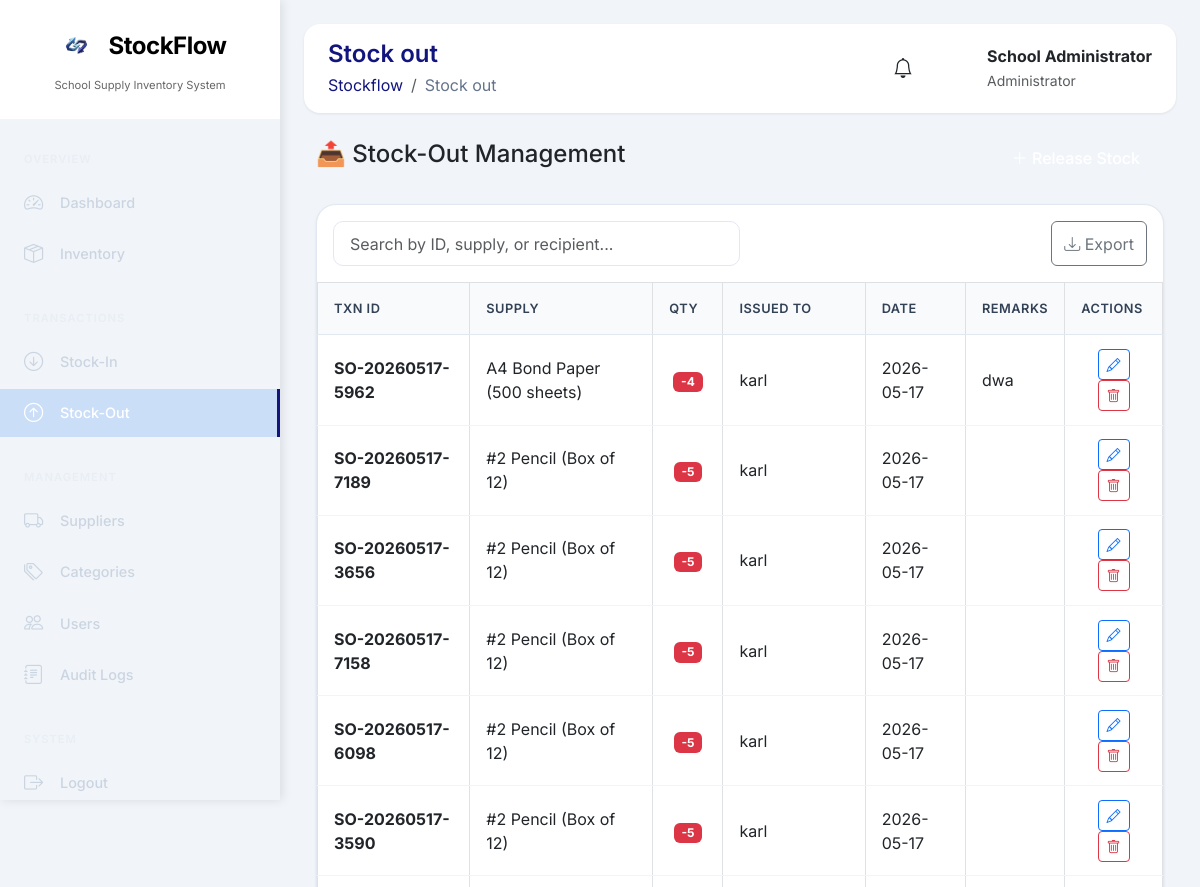
/index.php?page=stock_out (signed in, upper part), run on an earlier commit of the app's database.
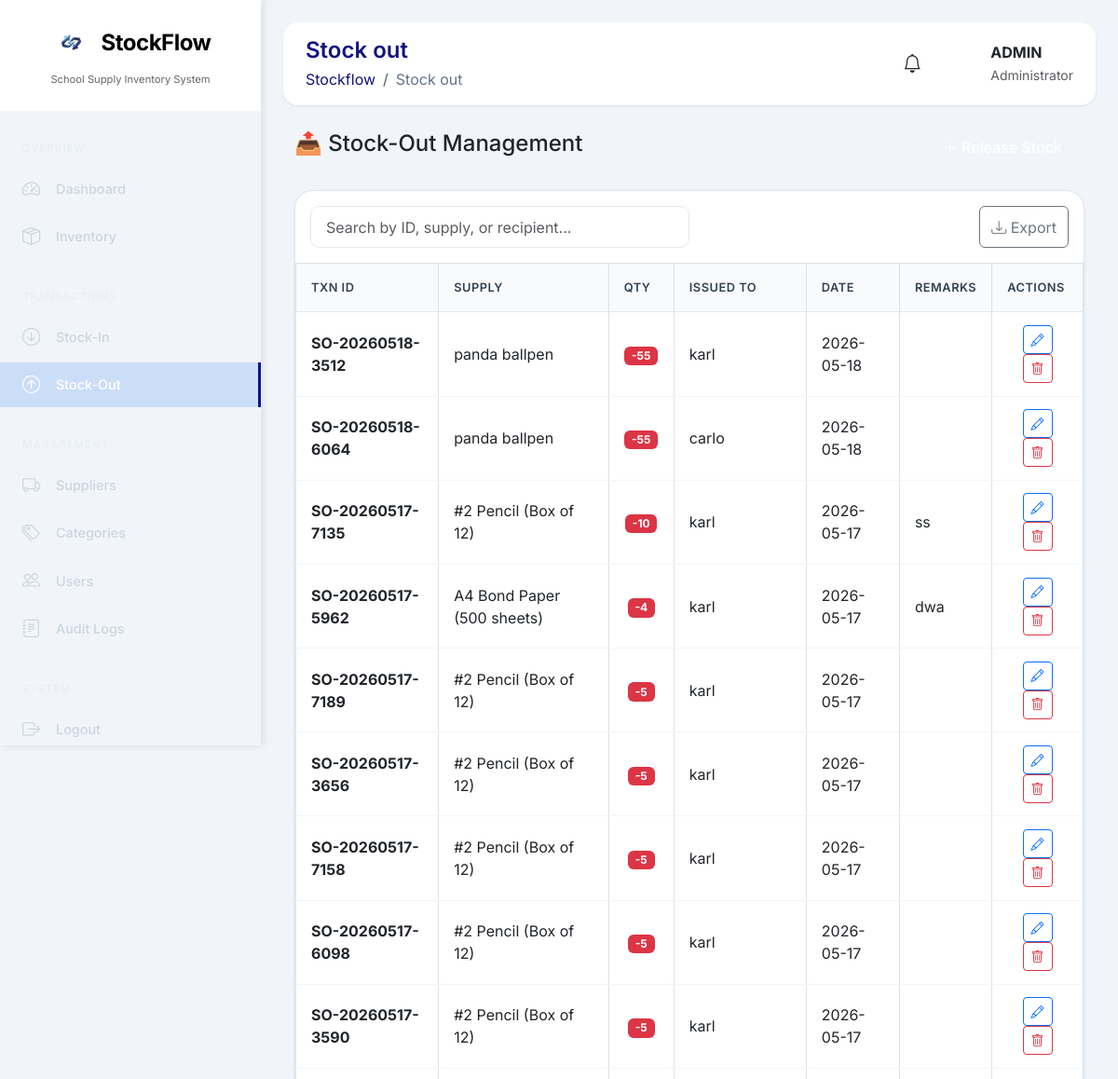
And on a later commit of the database.
### tables this page shows
CREATE TABLE `stock_out` (
  `id` int(11) NOT NULL,
  `transaction_no` varchar(20) NOT NULL,
  `supply_id` int(11) DEFAULT NULL,
  `quantity` int(11) NOT NULL,
  `issued_to` varchar(100) NOT NULL COMMENT 'Student name, Teacher name, or Department',
  `remarks` text DEFAULT NULL,
  `issued_by` int(11) DEFAULT NULL,
  `date_issued` date NOT NULL,
  `created_at` timestamp NOT NULL DEFAULT current_timestamp()
);

CREATE TABLE `school_supplies` (
  `id` int(11) NOT NULL,
  `supply_code` varchar(50) NOT NULL,
  `supply_name` varchar(200) NOT NULL,
  `category_id` int(11) DEFAULT NULL,
  `supplier_id` int(11) DEFAULT NULL,
  `quantity` int(11) DEFAULT 0,
  `unit_price` decimal(10,2) DEFAULT NULL,
  `description` text DEFAULT NULL,
  `status` enum('In Stock','Low Stock','Out of Stock') DEFAULT 'In Stock',
  `low_stock_threshold` int(11) DEFAULT 10,
  `location` varchar(100) DEFAULT NULL COMMENT 'Storage location (e.g., Cabinet A1, Shelf 2)',
  `created_at` timestamp NOT NULL DEFAULT current_timestamp(),
  `updated_at` timestamp NOT NULL DEFAULT current_timestamp() ON UPDATE current_timestamp()
);

### index.php (called while the page is built, shortened)
<?php
require_once 'backend/database.php';
$page = isset($_GET['page']) ? $_GET['page'] : 'dashboard';
$allowed_pages = ['dashboard', 'inventory', 'categories', 'suppliers', 'stock_in', 'stock_out', 'users', 'audit_logs', 'notifications'];
$page = in_array($page, $allowed_pages) ? $page : 'dashboard';
?>
<?php include 'frontend/includes/header.php'; ?>
<?php
$page_file = 'frontend/' . $page . '.php';
if (file_exists($page_file)) {
    include $page_file;
} else {
    include 'frontend/dashboard.php';
}
?>
<?php include 'frontend/includes/footer.php'; ?>

### backend/database.php (called while the page is built, shortened)
<?php
function escape($string) {
    return htmlspecialchars($string, ENT_QUOTES, 'UTF-8');
}
?>

### frontend/stock_out.php (the view, shortened to what the changed rows need)
<?php
$stmt = $pdo->query("SELECT so.*, s.supply_name
                     FROM stock_out so
                     JOIN school_supplies s ON so.supply_id = s.id
                     ORDER BY so.created_at DESC");
$stock_out_records = $stmt->fetchAll();
?>
<link href="https://cdn.jsdelivr.net/npm/sweetalert2@11/dist/sweetalert2.min.css" rel="stylesheet">
<div class="container-fluid">
    <div class="data-table">
        <div class="table-responsive">
            <table class="table table-bordered table-hover" id="stockOutTable">
                <thead class="table-light">
                    <tr>
                        <th>TXN ID</th>
                        <th>SUPPLY</th>
                        <th>QTY</th>
                        <th>ISSUED TO</th>
                        <th>DATE</th>
                        <th>REMARKS</th>
                        <th>ACTIONS</th>
                    </tr>
                </thead>
                <tbody>
                    <?php if (empty($stock_out_records)): ?>
                    <tr class="text-center">
                        <td colspan="7" class="py-5">
                            <i class="bi bi-inbox fs-1 text-muted"></i>
                            <p class="text-muted mt-2">No stock-out records found</p>
                        </td>
                    </tr>
                    <?php else: ?>
                        <?php foreach ($stock_out_records as $record): ?>
                        <tr id="row-<?php echo $record['id']; ?>">
                            <td class="fw-bold"><?php echo escape($record['transaction_no']); ?></td>
                            <td><?php echo escape($record['supply_name']); ?></td>
                            <td class="text-center"><span class="badge bg-danger">-<?php echo number_format($record['quantity']); ?></span></td>
                            <td><?php echo escape($record['issued_to']); ?></td>
                            <td><?php echo date('Y-m-d', strtotime($record['date_issued'])); ?></td>
                            <td><?php echo escape($record['remarks'] ?? '-'); ?></td>
                            <td class="text-center">
                                <button class="btn btn-sm btn-outline-primary edit-btn"
                                        data-id="<?php echo $record['id']; ?>"
                                        data-supply-id="<?php echo $record['supply_id']; ?>"
                                        data-supply-name="<?php echo escape($record['supply_name']); ?>"
                                        data-quantity="<?php echo $record['quantity']; ?>"
                                        data-issued-to="<?php echo escape($record['issued_to']); ?>"
                                        data-remarks="<?php echo escape($record['remarks'] ?? ''); ?>"
                                        data-bs-toggle="modal"
                                        data-bs-target="#editStockOutModal"
                                        title="Edit">
                                    <i class="bi bi-pencil"></i>
                                </button>
                                <button class="btn btn-sm btn-outline-danger delete-btn"
                                        data-id="<?php echo $record['id']; ?>"
                                        data-name="<?php echo escape($record['transaction_no']); ?>"
                                        data-supply="<?php echo escape($record['supply_name']); ?>"
                                        title="Delete">
                                    <i class="bi bi-trash"></i>
                                </button>
                            </td>
                        </tr>
                        <?php endforeach; ?>
                    <?php endif; ?>
                </tbody>
            </table>
        </div>
    </div>
</div>

### frontend/includes/header.php (shortened to what the changed rows need)
<!DOCTYPE html>
<html lang="en">
<head>
    <link href="https://cdn.jsdelivr.net/npm/bootstrap@5.3.0/dist/css/bootstrap.min.css" rel="stylesheet">
    <link href="https://cdn.jsdelivr.net/npm/bootstrap-icons@1.11.0/font/bootstrap-icons.css" rel="stylesheet">
    <link href="/STOCKFLOW-CASE-STUDY/frontend/assets/css/style.css" rel="stylesheet">
</head>
<body>
    <div class="main-content">
        <div class="top-navbar">
            <div class="user-info">
                <div>
                    <strong><?php echo htmlspecialchars($_SESSION['name'] ?? 'User'); ?></strong><br>
                    <small class="text-muted"><?php echo htmlspecialchars($_SESSION['role'] ?? 'Viewer'); ?></small>
                </div>
            </div>
        </div>
        <div id="page-content" class="fade-in">

What changed in the data, as far as the page shows it:
added stock_out: transaction_no "SO-20260518-3512", supply.supply_name "panda ballpen", quantity "55", issued_to "karl", date_issued "2026-05-18"
added stock_out: transaction_no "SO-20260518-6064", supply.supply_name "panda ballpen", quantity "55", issued_to "carlo", date_issued "2026-05-18"
added stock_out: transaction_no "SO-20260517-7135", supply.supply_name "#2 Pencil (Box of 12)", quantity "10", issued_to "karl", date_issued "2026-05-17", remarks "ss"
Also different on the page:
$_SESSION['name']: "School Administrator" → "ADMIN"
